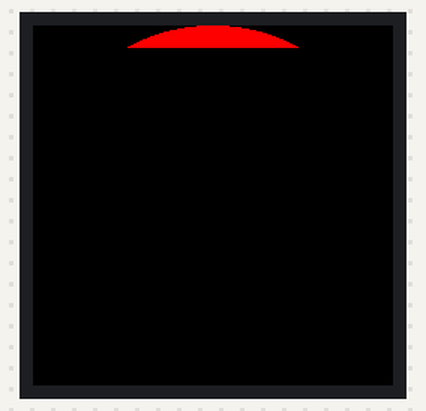
A program run on a simulated Raspberry Pi Pico running MicroPython. On the bench: 240×240 colour display. Library files of the repository ran but are not shown: gc9a01.py; what the program prints to the serial console is not drawn. At 32.8 s the program stops and its outputs stay as they are.

Above: at 0.8 s.
At 2.8 s:
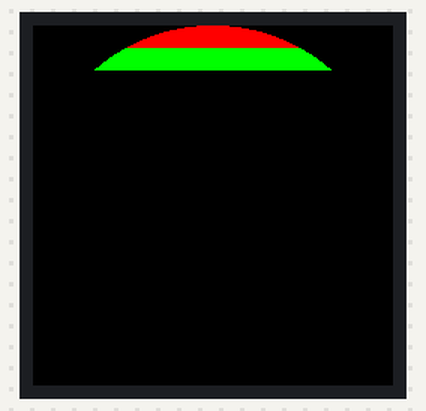
At 6.8 s:
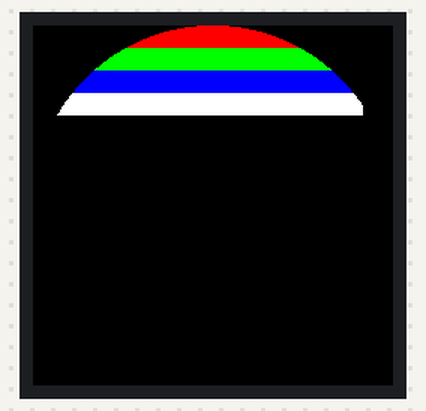
At 12.8 s:
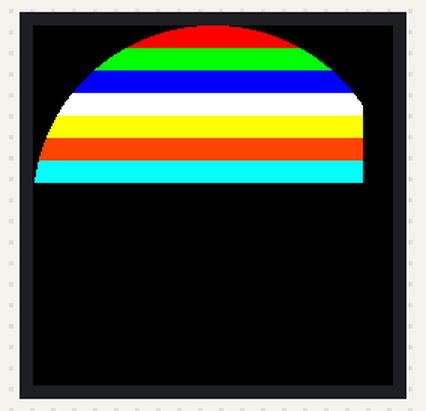
At 20.8 s:
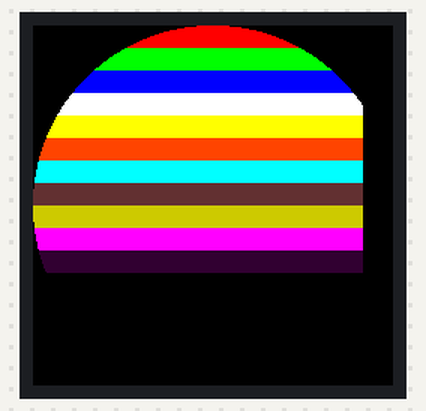
At 30.8 s:
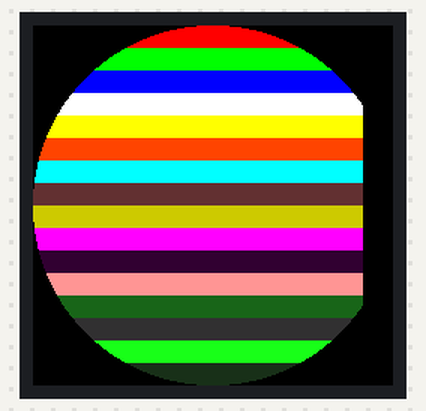

The program:

color-list-test-2.py
```python
import random
from machine import Pin, SPI
from time import sleep
import gc9a01 as gc9a01
from gc9a01 import color565

SCL = 2
SDA = 3
DC = 4
CS = 5
RST = 6

spi = SPI(0, baudrate=60000000, sck=Pin(SCL), mosi=Pin(SDA))
tft = gc9a01.GC9A01(spi,dc=Pin(DC,Pin.OUT),cs=Pin(CS,Pin.OUT),reset=Pin(RST,Pin.OUT),rotation=0)

tft.fill(gc9a01.BLACK)
tft.line(20,20, 200,200, 0xFFFF)

# draw readability
ON = 1
OFF = 0
NO_FILL = 0
FILL = 1
# bit order is blue, red, green
black = 0x0000
green   = color565(0, 255, 0)
blue = color565(0, 0, 255)
red  = color565(255, 0, 0)
white = 0xffff
#
cyan = color565(0, 255, 255)

purple = color565(255, 0, 255)

gold = color565(200, 200, 0)
yellow = color565(255, 255, 0)
orange  = color565(255, 70, 0)
brown = color565(100, 50, 50)
magenta = color565(50, 0, 50)
pink = color565(255, 150, 150)
olive = color565(25, 100, 25)
gray = color565(50, 50, 50)
lightGreen = color565(25, 255, 25)
darkGreen = color565(25, 50, 25)


ColorList = (red, green, blue, white, yellow, orange, cyan, brown, gold, purple, magenta, pink, olive, gray, lightGreen, darkGreen)
ColorNames = ('red', 'green', 'blue', 'white', 'yellow', 'orange', 'cyan', 'brown', 'gold', 'purple', 'magenta', 'pink', 'olive', 'gray', 'lightGreen', 'darkGreen')

width = 220
tft.fill(gc9a01.BLACK)

for i in range(0, len(ColorList)):
    print(ColorNames[i])
    tft.fill_rect(0, i*15, width, 15, ColorList[i])
    sleep(2)
```

Measured:
- what the display in image 0 shows lasts 2.0 s, from 0.7 s to 2.7 s
